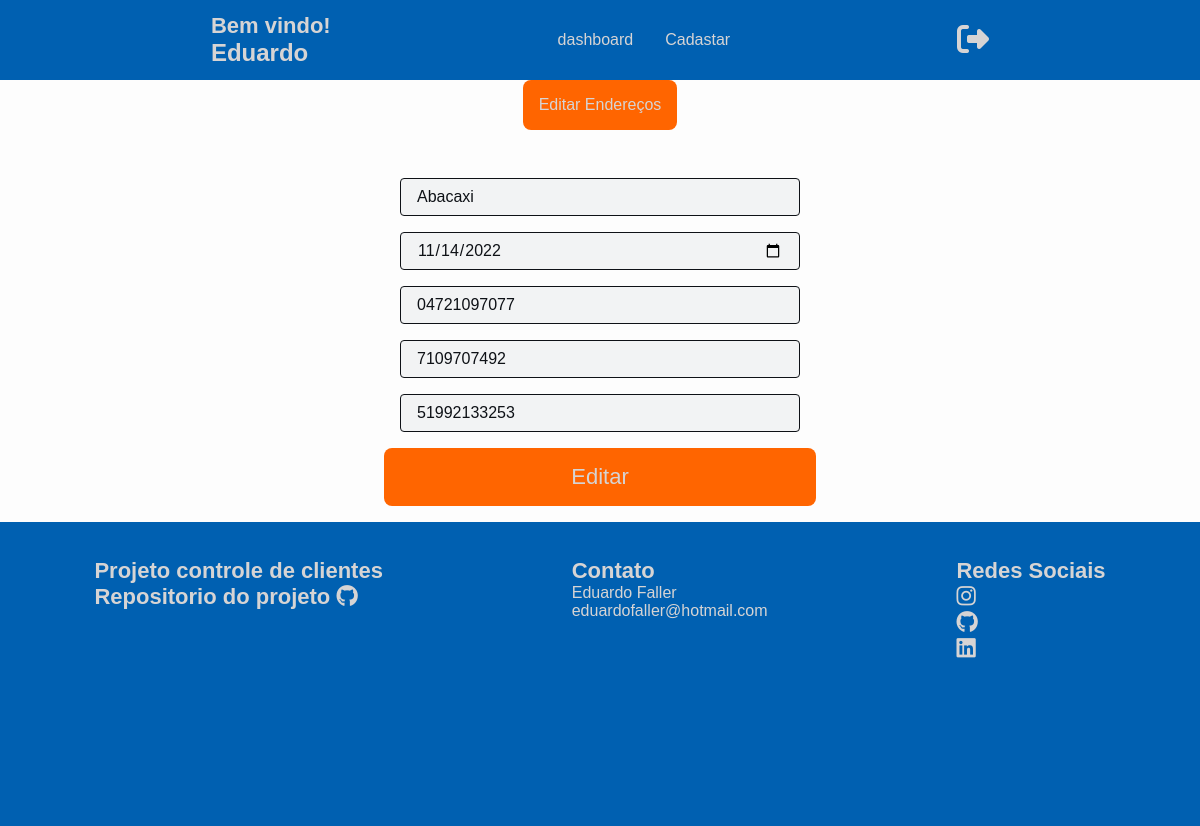
The page /clientscontrol/app/views/editar.php?id=136 (signed in) on the database its author committed.
### tables this page shows
CREATE TABLE IF NOT EXISTS `clients` (
  `id_client` int(10) NOT NULL AUTO_INCREMENT,
  `id_address` varchar(255) DEFAULT NULL,
  `id_login` varchar(255) DEFAULT NULL,
  `nome` text,
  `cpf` varchar(14) DEFAULT NULL,
  `rg` varchar(10) DEFAULT NULL,
  `phone` varchar(13) DEFAULT NULL,
  `birth` date DEFAULT NULL,
  PRIMARY KEY (`id_client`),
  KEY `id_address_fk` (`id_address`),
  KEY `id_login_fk` (`id_login`)
);

### clientscontrol/app/controllers/controllerEditarClient.php (called while the page is built, shortened)
<?php
require("../models/banco.php");
class editarController
{
    private $editar;
    public $nome;
    public $birth;
    public $cpf;
    public $rg;
    public $phone;
    public function __construct($id)
    {
        $this->editar = new Banco();
        $this->criarFormulario($id);
    }
    private function criarFormulario($id)
    {
        $row = $this->editar->pesquisaClient($id);
        $this->nome = $row['nome'];
        $this->birth = $row['birth'];
        $this->cpf = $row['cpf'];
        $this->phone = $row['phone'];
        $this->rg = $row['rg'];
    }
    public function getName()
    {
        return $this->nome;
    }
    public function getBirth()
    {
        return $this->birth;
    }
    public function getCpf()
    {
        return $this->cpf;
    }
    public function getPhone()
    {
        return $this->phone;
    }
    public function getRG()
    {
        return $this->rg;
    }
}
$id = filter_input(INPUT_GET, 'id');
$editar = new editarController($id);

### clientscontrol/app/models/banco.php (called while the page is built, shortened)
<?php
class Banco
{
    protected $mysqli;
    private function conexao()
    {
        $this->mysqli = new mysqli(BD_SERVIDOR, BD_USUARIO, BD_SENHA, BD_BANCO);
    }
    public function pesquisaClient($id)
    {
        $result = $this->mysqli->query("SELECT * FROM clients WHERE id_client = '$id' LIMIT 1");
        return $result->fetch_array(MYSQLI_ASSOC);
    }
}

### clientscontrol/app/views/editar.php (the view, shortened to what this page needs)
<!DOCTYPE HTML>
<html>
<?php include_once("head.php") ?>
<body>
    <?php
    include("menu.php");
    ?>
    <?php require("../controllers/controllerEditarClient.php");?>
    <main class="main">
        <div>
            <?php echo "<a class='btnAdresses' href='editarAdresses.php?id=" . $_SESSION["id_client"]. "'>Editar Endereços</a>";?>
        </div>
        <form class=" form-card" method="POST" action="../controllers/controllerEditarClient.php" id="form" name="form">
            <div class="card">
                <div class="input-box">
                    <input type="text" id="nome" name="nome" value="<?php echo $editar->getName(); ?>"
                        placeholder="Nome de Cliente" required autofocus>
                </div>
                <div class="input-box">
                    <input type="date" id="birth" placeholder="Data de nascimeto"
                        value="<?php echo $editar->getBirth(); ?>" name="birth" required>
                </div>
                <div class="input-box">
                    <input type="text" id="cpf" name="cpf" value="<?php echo $editar->getCpf(); ?>" placeholder="CPF"
                        required>
                </div>
                <div class="input-box">
                    <input type="number" id="rg" name="rg" value="<?php echo $editar->getRG(); ?>" placeholder=" RG"
                        required>
                </div>
                <div class="input-box">
                    <input type="tel" id="phone" name="phone" value="<?php echo $editar->getPhone(); ?>" placeholder="
                        Telefone" required>
                </div>
            </div>
            <div class="form-cadastro">
                <button type="submit" class="btn" id="editar" name="submit" value="Submit">Editar</button>
            </div>
        </form>
    </main>
    <?php include("footer.php"); ?>
</body>
</html>

### clientscontrol/app/views/style.css (style rules this page uses)
* { margin: 0; padding: 0; border: 0; box-sizing: border-box; font-family: 'Poppins', sans-serif; }
body { font-weight: 400; color: #0e1116; background-color: #fdfdfd; min-height: 100vh; overflow-x: hidden; }
main { position: relative; width: 100%; display: flex; min-height: 100%; flex-direction: column; align-items: center; justify-content: center; gap: 16px; }
.form-card { margin: 16px ; }
.card div { width: 50vh; display: flex; flex-direction: column; align-items: center; border-radius: 8px; background-color: #f2f3f4; border: 1 solid #0e1116 ; margin: 16px; gap: 16px; }
.input-box input { width: 100%; height: 38px ; padding: 16px; border: 1px solid #0e1116 ; background-color: #f2f3f4; border-radius: 4px; outline: none; color: #0e1116; font-size: 16px; }
.btn { background-color: #FF6500; border: none; padding: 16px; width: 100%; border-radius: 8px; color: #d6d4d4; font-size: 22px; display: flex; gap: 8px; justify-content: center; transition: 0.5s; }
.btnAdresses { background-color: #FF6500; border: none; padding: 16px; width: 100%; height: 100%; border-radius: 8px; color: #d6d4d4; font-size: 16px; display: flex; justify-content: center; transition: 0.5s; }
a { color:#0e1116; text-decoration: none; transition: 0.3s; }

### rows shown on the page
clients: nome "Abacaxi", birth "11/14/2022", cpf "04721097077", rg "7109707492", phone "51992133253"

### other values the page prints
$_SESSION["nome"] "Eduardo"
